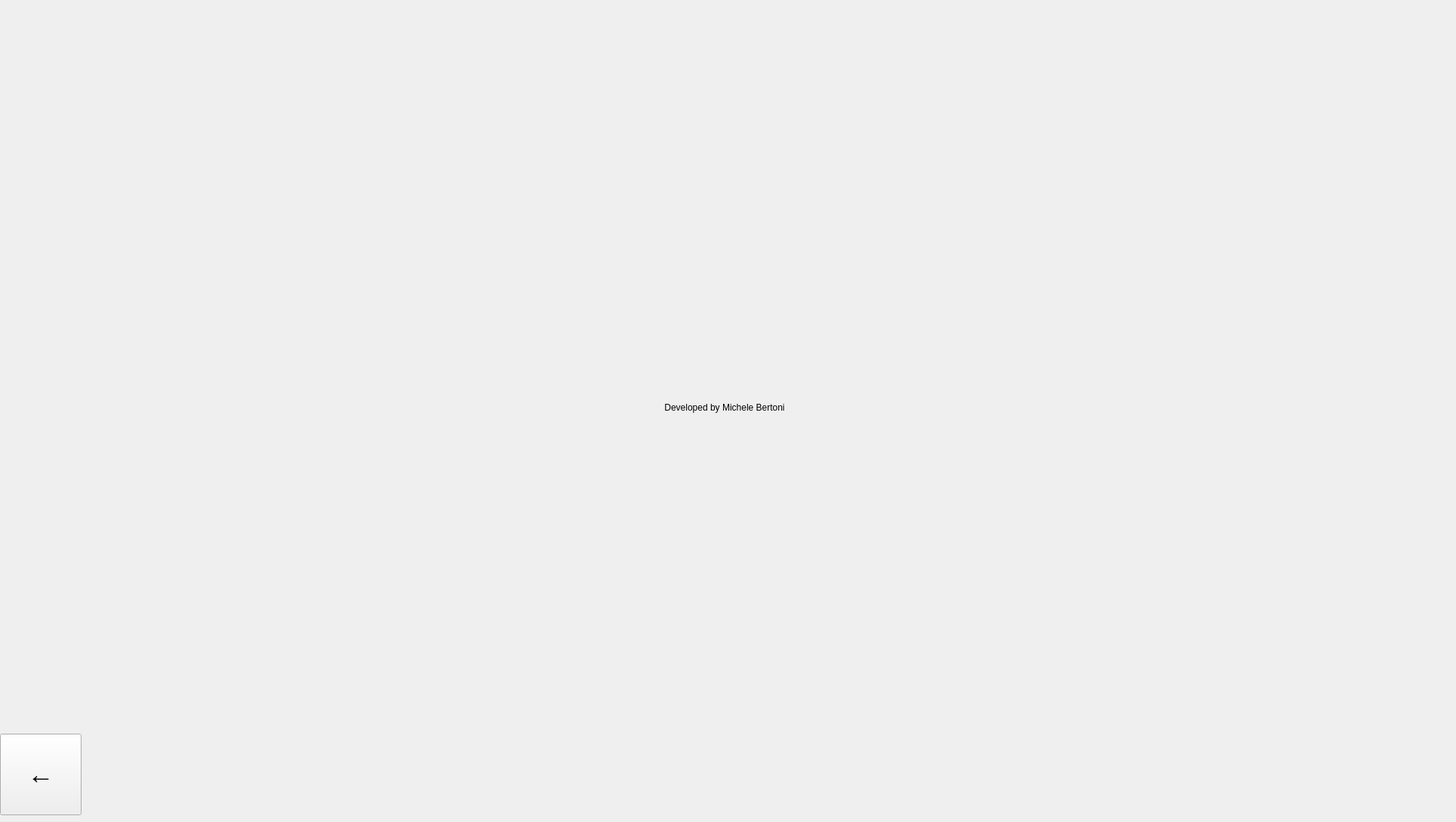
    <widget class="QWidget" name="page_4">
     <widget class="QLabel" name="credits">
      <property name="geometry">
       <rect>
        <x>0</x>
        <y>0</y>
        <width>1920</width>
        <height>1080</height>
       </rect>
      </property>
      <property name="text">
       <string>Developed by Michele Bertoni</string>
      </property>
      <property name="alignment">
       <set>Qt::AlignCenter</set>
      </property>
     </widget>
     <widget class="QPushButton" name="toMainMenu_button">
      <property name="geometry">
       <rect>
        <x>0</x>
        <y>972</y>
        <width>108</width>
        <height>108</height>
       </rect>
      </property>
      <property name="font">
       <font>
        <pointsize>26</pointsize>
       </font>
      </property>
      <property name="text">
       <string>←</string>
      </property>
     </widget>
     <widget class="QLabel" name="background_polimi_2">
      <property name="geometry">
       <rect>
        <x>0</x>
        <y>0</y>
        <width>1920</width>
        <height>1080</height>
       </rect>
      </property>
      <property name="toolTipDuration">
       <number>2</number>
      </property>
      <property name="layoutDirection">
       <enum>Qt::LeftToRight</enum>
      </property>
      <property name="text">
       <string/>
      </property>
      <property name="pixmap">
       <pixmap resource="resources.qrc">:/imageformats/background_polimi.jpg</pixmap>
      </property>
      <property name="alignment">
       <set>Qt::AlignCenter</set>
      </property>
     </widget>
     <zorder>background_polimi_2</zorder>
     <zorder>credits</zorder>
     <zorder>toMainMenu_button</zorder>
    </widget>
